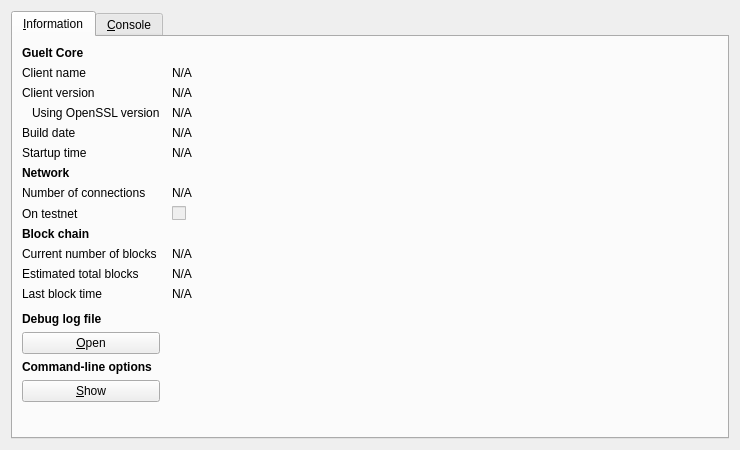
<?xml version="1.0" encoding="UTF-8"?>
<ui version="4.0">
 <class>RPCConsole</class>
 <widget class="QDialog" name="RPCConsole">
  <property name="geometry">
   <rect>
    <x>0</x>
    <y>0</y>
    <width>740</width>
    <height>450</height>
   </rect>
  </property>
  <property name="windowTitle">
   <string>Guelt - Debug window</string>
  </property>
  <layout class="QVBoxLayout" name="verticalLayout_2">
   <item>
    <widget class="QTabWidget" name="tabWidget">
     <property name="currentIndex">
      <number>0</number>
     </property>
     <widget class="QWidget" name="tab_info">
      <attribute name="title">
       <string>&amp;Information</string>
      </attribute>
      <layout class="QGridLayout" name="gridLayout" columnstretch="0,1">
       <property name="horizontalSpacing">
        <number>12</number>
       </property>
       <item row="0" column="0">
        <widget class="QLabel" name="label_9">
         <property name="font">
          <font>
           <weight>75</weight>
           <bold>true</bold>
          </font>
         </property>
         <property name="text">
          <string>Guelt Core</string>
         </property>
        </widget>
       </item>
       <item row="1" column="0">
        <widget class="QLabel" name="label_5">
         <property name="text">
          <string>Client name</string>
         </property>
        </widget>
       </item>
       <item row="1" column="1">
        <widget class="QLabel" name="clientName">
         <property name="cursor">
          <cursorShape>IBeamCursor</cursorShape>
         </property>
         <property name="text">
          <string>N/A</string>
         </property>
         <property name="textFormat">
          <enum>Qt::PlainText</enum>
         </property>
         <property name="textInteractionFlags">
          <set>Qt::LinksAccessibleByMouse|Qt::TextSelectableByKeyboard|Qt::TextSelectableByMouse</set>
         </property>
        </widget>
       </item>
       <item row="2" column="0">
        <widget class="QLabel" name="label_6">
         <property name="text">
          <string>Client version</string>
         </property>
        </widget>
       </item>
       <item row="2" column="1">
        <widget class="QLabel" name="clientVersion">
         <property name="cursor">
          <cursorShape>IBeamCursor</cursorShape>
         </property>
         <property name="text">
          <string>N/A</string>
         </property>
         <property name="textFormat">
          <enum>Qt::PlainText</enum>
         </property>
         <property name="textInteractionFlags">
          <set>Qt::LinksAccessibleByMouse|Qt::TextSelectableByKeyboard|Qt::TextSelectableByMouse</set>
         </property>
        </widget>
       </item>
       <item row="3" column="0">
        <widget class="QLabel" name="label_14">
         <property name="text">
          <string>Using OpenSSL version</string>
         </property>
         <property name="indent">
          <number>10</number>
         </property>
        </widget>
       </item>
       <item row="3" column="1">
        <widget class="QLabel" name="openSSLVersion">
         <property name="cursor">
          <cursorShape>IBeamCursor</cursorShape>
         </property>
         <property name="text">
          <string>N/A</string>
         </property>
         <property name="textFormat">
          <enum>Qt::PlainText</enum>
         </property>
         <property name="textInteractionFlags">
          <set>Qt::LinksAccessibleByMouse|Qt::TextSelectableByKeyboard|Qt::TextSelectableByMouse</set>
         </property>
        </widget>
       </item>
       <item row="4" column="0">
        <widget class="QLabel" name="label_12">
         <property name="text">
          <string>Build date</string>
         </property>
        </widget>
       </item>
       <item row="4" column="1">
        <widget class="QLabel" name="buildDate">
         <property name="cursor">
          <cursorShape>IBeamCursor</cursorShape>
         </property>
         <property name="text">
          <string>N/A</string>
         </property>
         <property name="textFormat">
          <enum>Qt::PlainText</enum>
         </property>
         <property name="textInteractionFlags">
          <set>Qt::LinksAccessibleByMouse|Qt::TextSelectableByKeyboard|Qt::TextSelectableByMouse</set>
         </property>
        </widget>
       </item>
       <item row="5" column="0">
        <widget class="QLabel" name="label_13">
         <property name="text">
          <string>Startup time</string>
         </property>
        </widget>
       </item>
       <item row="5" column="1">
        <widget class="QLabel" name="startupTime">
         <property name="cursor">
          <cursorShape>IBeamCursor</cursorShape>
         </property>
         <property name="text">
          <string>N/A</string>
         </property>
         <property name="textFormat">
          <enum>Qt::PlainText</enum>
         </property>
         <property name="textInteractionFlags">
          <set>Qt::LinksAccessibleByMouse|Qt::TextSelectableByKeyboard|Qt::TextSelectableByMouse</set>
         </property>
        </widget>
       </item>
       <item row="6" column="0">
        <widget class="QLabel" name="label_11">
         <property name="font">
          <font>
           <weight>75</weight>
           <bold>true</bold>
          </font>
         </property>
         <property name="text">
          <string>Network</string>
         </property>
        </widget>
       </item>
       <item row="7" column="0">
        <widget class="QLabel" name="label_7">
         <property name="text">
          <string>Number of connections</string>
         </property>
        </widget>
       </item>
       <item row="7" column="1">
        <widget class="QLabel" name="numberOfConnections">
         <property name="cursor">
          <cursorShape>IBeamCursor</cursorShape>
         </property>
         <property name="text">
          <string>N/A</string>
         </property>
         <property name="textFormat">
          <enum>Qt::PlainText</enum>
         </property>
         <property name="textInteractionFlags">
          <set>Qt::LinksAccessibleByMouse|Qt::TextSelectableByKeyboard|Qt::TextSelectableByMouse</set>
         </property>
        </widget>
       </item>
       <item row="8" column="0">
        <widget class="QLabel" name="label_8">
         <property name="text">
          <string>On testnet</string>
         </property>
        </widget>
       </item>
       <item row="8" column="1">
        <widget class="QCheckBox" name="isTestNet">
         <property name="enabled">
          <bool>false</bool>
         </property>
         <property name="text">
          <string/>
         </property>
        </widget>
       </item>
       <item row="9" column="0">
        <widget class="QLabel" name="label_10">
         <property name="font">
          <font>
           <weight>75</weight>
           <bold>true</bold>
          </font>
         </property>
         <property name="text">
          <string>Block chain</string>
         </property>
        </widget>
       </item>
       <item row="10" column="0">
        <widget class="QLabel" name="label_3">
         <property name="text">
          <string>Current number of blocks</string>
         </property>
        </widget>
       </item>
       <item row="10" column="1">
        <widget class="QLabel" name="numberOfBlocks">
         <property name="cursor">
          <cursorShape>IBeamCursor</cursorShape>
         </property>
         <property name="text">
          <string>N/A</string>
         </property>
         <property name="textFormat">
          <enum>Qt::PlainText</enum>
         </property>
         <property name="textInteractionFlags">
          <set>Qt::LinksAccessibleByMouse|Qt::TextSelectableByKeyboard|Qt::TextSelectableByMouse</set>
         </property>
        </widget>
       </item>
       <item row="11" column="0">
        <widget class="QLabel" name="label_4">
         <property name="text">
          <string>Estimated total blocks</string>
         </property>
        </widget>
       </item>
       <item row="11" column="1">
        <widget class="QLabel" name="totalBlocks">
         <property name="cursor">
          <cursorShape>IBeamCursor</cursorShape>
         </property>
         <property name="text">
          <string>N/A</string>
         </property>
         <property name="textFormat">
          <enum>Qt::PlainText</enum>
         </property>
         <property name="textInteractionFlags">
          <set>Qt::LinksAccessibleByMouse|Qt::TextSelectableByKeyboard|Qt::TextSelectableByMouse</set>
         </property>
        </widget>
       </item>
       <item row="12" column="0">
        <widget class="QLabel" name="label_2">
         <property name="text">
          <string>Last block time</string>
         </property>
        </widget>
       </item>
       <item row="12" column="1">
        <widget class="QLabel" name="lastBlockTime">
         <property name="cursor">
          <cursorShape>IBeamCursor</cursorShape>
         </property>
         <property name="text">
          <string>N/A</string>
         </property>
         <property name="textFormat">
          <enum>Qt::PlainText</enum>
         </property>
         <property name="textInteractionFlags">
          <set>Qt::LinksAccessibleByMouse|Qt::TextSelectableByKeyboard|Qt::TextSelectableByMouse</set>
         </property>
        </widget>
       </item>
       <item row="13" column="0">
        <spacer name="verticalSpacer_2">
         <property name="orientation">
          <enum>Qt::Vertical</enum>
         </property>
         <property name="sizeHint" stdset="0">
          <size>
           <width>20</width>
           <height>20</height>
          </size>
         </property>
        </spacer>
       </item>
       <item row="14" column="0">
        <widget class="QLabel" name="labelDebugLogfile">
         <property name="font">
          <font>
           <weight>75</weight>
           <bold>true</bold>
          </font>
         </property>
         <property name="text">
          <string>Debug log file</string>
         </property>
        </widget>
       </item>
       <item row="15" column="0">
        <widget class="QPushButton" name="openDebugLogfileButton">
         <property name="toolTip">
          <string>Open the Guelt debug log file from the current data directory. This can take a few seconds for large log files.</string>
         </property>
         <property name="text">
          <string>&amp;Open</string>
         </property>
         <property name="autoDefault">
          <bool>false</bool>
         </property>
        </widget>
       </item>
       <item row="16" column="0">
        <widget class="QLabel" name="labelCLOptions">
         <property name="font">
          <font>
           <weight>75</weight>
           <bold>true</bold>
          </font>
         </property>
         <property name="text">
          <string>Command-line options</string>
         </property>
        </widget>
       </item>
       <item row="17" column="0">
        <widget class="QPushButton" name="showCLOptionsButton">
         <property name="toolTip">
          <string>Show the Guelt-Qt help message to get a list with possible Guelt command-line options.</string>
         </property>
         <property name="text">
          <string>&amp;Show</string>
         </property>
         <property name="autoDefault">
          <bool>false</bool>
         </property>
        </widget>
       </item>
       <item row="18" column="0">
        <spacer name="verticalSpacer">
         <property name="orientation">
          <enum>Qt::Vertical</enum>
         </property>
         <property name="sizeHint" stdset="0">
          <size>
           <width>20</width>
           <height>40</height>
          </size>
         </property>
        </spacer>
       </item>
      </layout>
     </widget>
     <widget class="QWidget" name="tab_console">
      <attribute name="title">
       <string>&amp;Console</string>
      </attribute>
      <layout class="QVBoxLayout" name="verticalLayout_3">
       <property name="spacing">
        <number>3</number>
       </property>
       <item>
        <widget class="QTextEdit" name="messagesWidget">
         <property name="minimumSize">
          <size>
           <width>0</width>
           <height>100</height>
          </size>
         </property>
         <property name="readOnly">
          <bool>true</bool>
         </property>
         <property name="tabKeyNavigation" stdset="0">
          <bool>false</bool>
         </property>
         <property name="columnCount" stdset="0">
          <number>2</number>
         </property>
        </widget>
       </item>
       <item>
        <layout class="QHBoxLayout" name="horizontalLayout">
         <property name="spacing">
          <number>3</number>
         </property>
         <item>
          <widget class="QLabel" name="label">
           <property name="text">
            <string notr="true">&gt;</string>
           </property>
          </widget>
         </item>
         <item>
          <widget class="QLineEdit" name="lineEdit"/>
         </item>
         <item>
          <widget class="QPushButton" name="clearButton">
           <property name="maximumSize">
            <size>
             <width>24</width>
             <height>24</height>
            </size>
           </property>
           <property name="toolTip">
            <string>Clear console</string>
           </property>
           <property name="text">
            <string/>
           </property>
           <property name="icon">
            <iconset resource="../bitcoin.qrc">
             <normaloff>:/icons/remove</normaloff>:/icons/remove</iconset>
           </property>
           <property name="shortcut">
            <string notr="true">Ctrl+L</string>
           </property>
           <property name="autoDefault">
            <bool>false</bool>
           </property>
          </widget>
         </item>
        </layout>
       </item>
      </layout>
     </widget>
    </widget>
   </item>
  </layout>
 </widget>
 <resources>
  <include location="../bitcoin.qrc"/>
 </resources>
 <connections/>
</ui>
